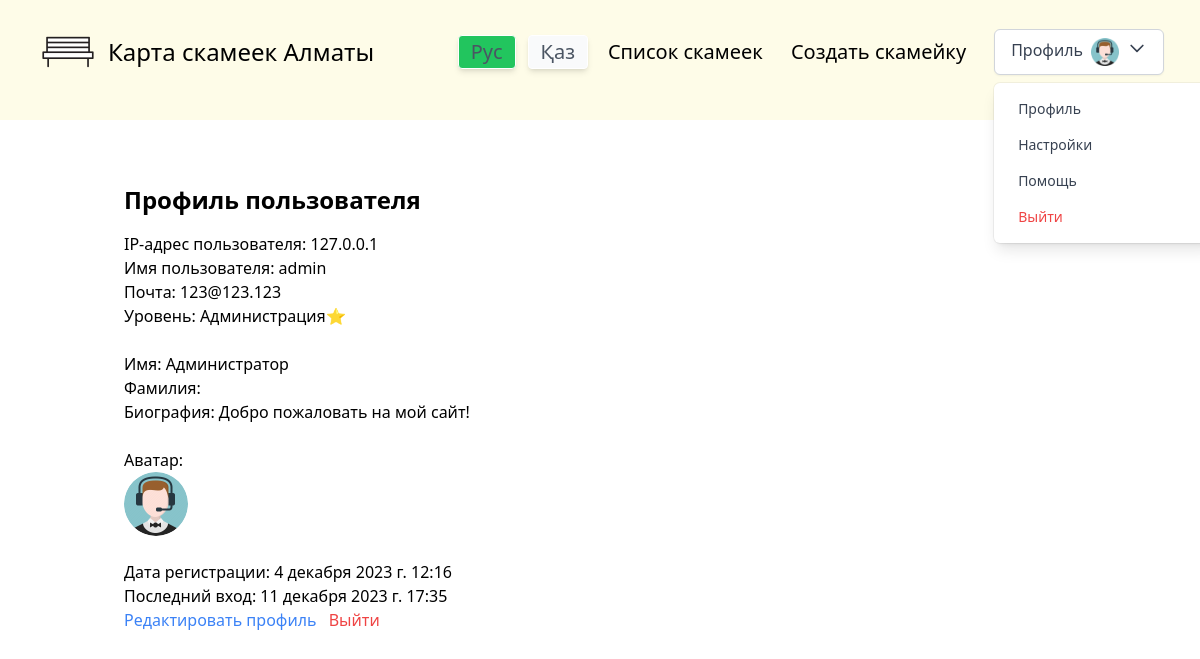
The app's page /profile/ (signed in), older data.
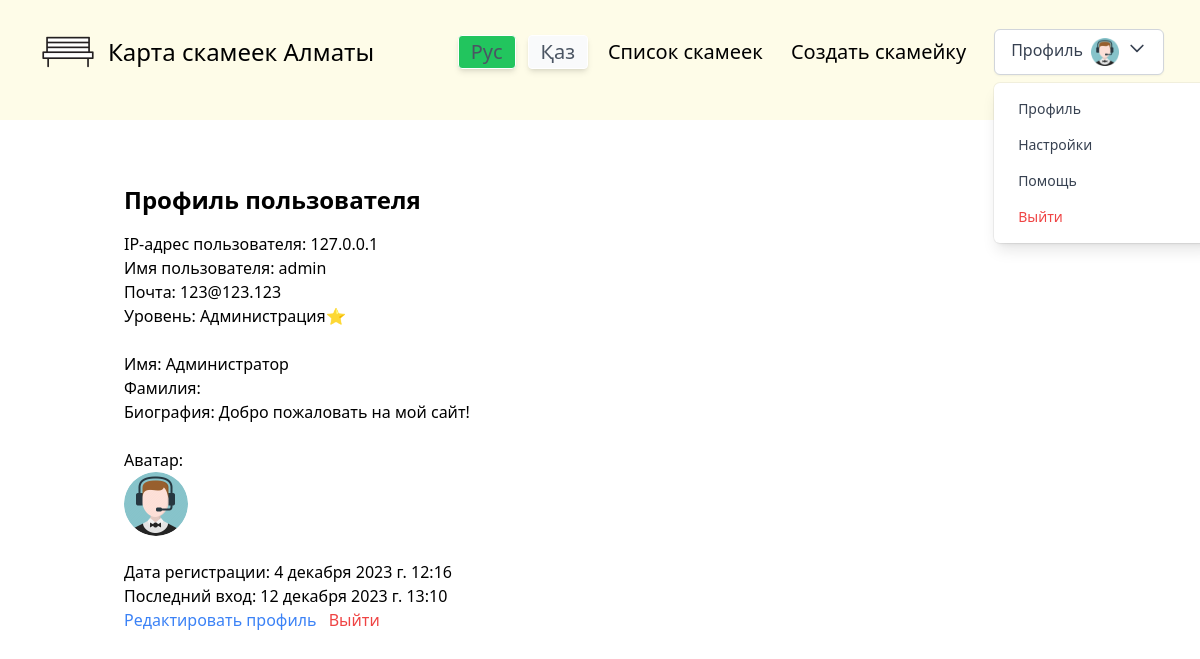
The same page, newer data.
### userSystem/models.py (models this page shows)
class CustomUser(AbstractUser):
    email = models.EmailField(unique=True)
    USERNAME_FIELD = 'username'  # или любое другое поле, которое вы хотите использовать для входа
    pass

### userSystem/views.py (the view)
# urls.py: path('profile/', user_views.view_profile, name='view_profile'),
@login_required
def view_profile(request):
    user_ip = request.META.get('REMOTE_ADDR', None)
    try:
        profile = Profile.objects.get(user=request.user)
    except Profile.DoesNotExist:
        profile = Profile(user=request.user)
        profile.save()
    return render(request, 'userSystem/view_profile.html', {'profile': profile, 'user_ip': user_ip})

### userSystem/models.py (called while the page is built)
    def get_avatar_url(self):
        if self.avatar:
            return self.avatar.url
        return '/media/default.png'

### userSystem/templates/userSystem/view_profile.html (shortened to what this page needs)
{% extends "mySite/base.html" %}
{% block content %}
<div class="container mx-auto p-4 pt-12">
    <h1 class="text-2xl font-bold mb-4">Профиль пользователя</h1>
    {% if user == request.user or profile.visibility == 'public' %}
        <p>IP-адрес пользователя: {{ user_ip }}</p>
        <p>Имя пользователя: {{ user.username }}</p>
        <p>Почта: {{ user.email }}</p>
        <p>Уровень: {{ profile.get_level_display }}</p>
        <br>
        <p>Имя: {{ profile.name }}</p>
        <p>Фамилия: {{ profile.surname }}</p>
        <p>Биография: {{ profile.bio }}</p>
        <br>
        <p>Аватар:</strong></p>
        <img class="w-16 h-16 rounded-full" src="{{ profile.get_avatar_url }}" alt="Аватар пользователя">
        <br>
        <p>Дата регистрации: {{ user.date_joined }}</p>
        <p>Последний вход: {{ user.last_login }}</p>
    {% else %}
        <p>Этот профиль приватный, и доступ к нему ограничен.</p>
    {% endif %}
    {% if user == request.user %}
        <a href="{% url 'edit_profile' %}" class="text-blue-500 hover:underline">Редактировать профиль</a>
        <a href="{% url 'logout' %}" class="text-red-500 hover:underline ml-2">Выйти</a>
    {% endif %}
</div>
{% endblock %}

Row changes from the older to the newer data that the page shows:
changed CustomUser "admin": last_login "11 декабря 2023 г. 17:35" → "12 декабря 2023 г. 13:10"
